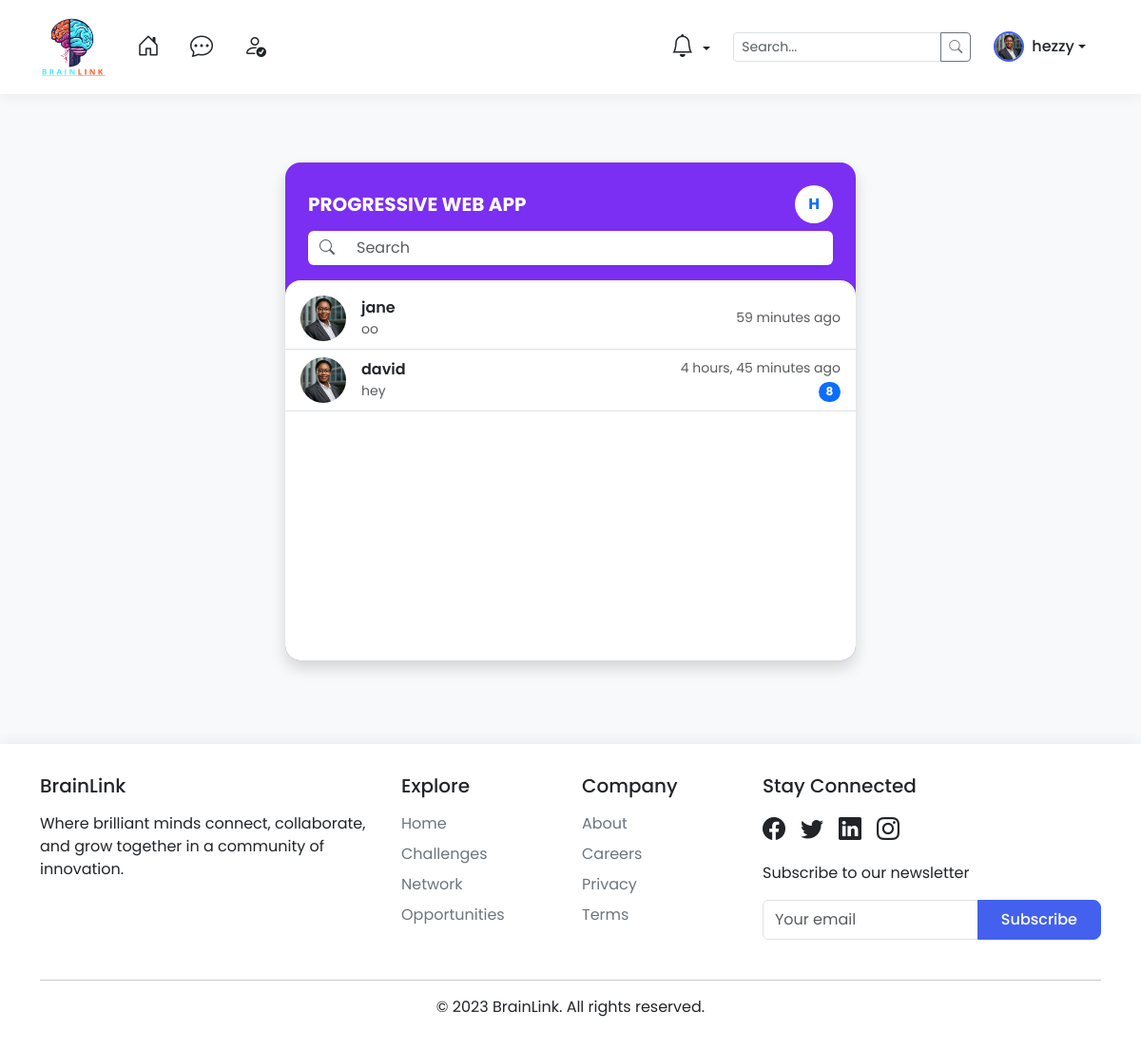
Screenshot of /messages/ (signed in) with the database file from the repository.
### core/models.py (models this page shows, shortened)
class User(AbstractUser):
    USER_ROLES = [
        ('super_super', 'Super Super User'),
        ('super', 'Super User'),
        ('admin', 'Admin'),
        ('mentor', 'Mentor'),
        ('student', 'Student'),
        ('recruiter', 'Recruiter'),
        ('sponsor', 'Sponsor'),
    ]
    role = models.CharField(max_length=20, choices=USER_ROLES, default='student')
    is_verified = models.BooleanField(default=False)
    phone = models.CharField(max_length=20, blank=True, null=True)

class Message(models.Model):
    sender = models.ForeignKey(User, on_delete=models.CASCADE, related_name='sent_messages')
    recipient = models.ForeignKey(User, on_delete=models.CASCADE, related_name='received_messages')
    content = models.TextField(blank=True, null=True)
    timestamp = models.DateTimeField(auto_now_add=True)
    read = models.BooleanField(default=False)
    file = models.FileField(upload_to='chat_attachments/', null=True, blank=True)
    file_name = models.CharField(max_length=255, null=True, blank=True)
    file_type = models.CharField(max_length=50, null=True, blank=True) # e.g., 'image/jpeg', 'application/pdf'
    class Meta:
        ordering = ['timestamp'] # Keep messages ordered by time

### core/views.py (the view)
# urls.py: path('messages/', chat_list_history, name='message_list_view'),
@login_required
def chat_list_history(request):
    current_user = request.user
    messages = Message.objects.filter(Q(sender=current_user) | Q(recipient=current_user))
    latest_messages = messages.values('sender', 'recipient').annotate(
        last_message_time=Max('timestamp')
    ).order_by('-last_message_time')
    conversations = []
    seen_user_ids = set()
    for entry in latest_messages:
        other_user_id = entry['recipient'] if entry['sender'] == current_user.id else entry['sender']
        if other_user_id not in seen_user_ids:
            other_user = User.objects.get(id=other_user_id)
            last_message = Message.objects.filter(
                (Q(sender=current_user, recipient=other_user) | Q(sender=other_user, recipient=current_user))
            ).order_by('-timestamp').first()
            unread_count = Message.objects.filter(
                sender=other_user,
                recipient=current_user,
                read=False
            ).count()
            conversations.append({
                'user': other_user,
                'last_message': last_message,
                'unread_count': unread_count,
            })
            seen_user_ids.add(other_user_id)
    context = {
        'conversations': conversations
    }
    return render(request, 'messages/chat_history.html', context)

### core/templates/messages/chat_history.html (shortened to what this page needs)
{% extends 'base.html' %}
{% load static %}
{% block content %}
<div class="chat-history-mobile rounded-4 mx-auto my-3 shadow" style="max-width: 600px; background: #7B2FF2;">
    <div class="p-4 pb-2 d-flex align-items-center justify-content-between">
        <h5 class="text-white fw-bold mb-0">PROGRESSIVE WEB APP</h5>
        <div class="rounded-circle bg-white d-flex align-items-center justify-content-center" style="width:40px; height:40px;">
            <span class="fw-bold text-primary">{{ request.user.username|first|upper }}</span>
        </div>
    </div>
    <div class="px-4 pb-3">
        <div class="input-group rounded-pill bg-white shadow-sm">
            <span class="input-group-text bg-white border-0"><i class="bi bi-search text-muted"></i></span>
            <input type="text" class="form-control border-0 bg-white" id="chat-search" placeholder="Search" style="box-shadow:none;">
        </div>
    </div>
    <div class="chat-list bg-white rounded-top-4 pt-2" style="min-height: 400px;">
        {% if conversations %}
            {% for convo in conversations %}
            <a href="{% url 'chat_view' convo.user.username %}" class="d-flex align-items-center px-3 py-2 text-decoration-none chat-history-row border-bottom">
                <img src="{% if convo.user.profile.profile_pic %}{{ convo.user.profile.profile_pic.url }}{% else %}{% static 'images/default-profile.jpg' %}{% endif %}"
                     class="rounded-circle me-3" style="width:48px; height:48px; object-fit:cover;">
                <div class="flex-grow-1">
                    <div class="fw-semibold text-dark">{{ convo.user.get_full_name|default:convo.user.username }}</div>
                    <div class="text-muted small text-truncate" style="max-width: 200px;">
                        {{ convo.last_message.content|default:"[Attachment]"|truncatechars:40 }}
                    </div>
                </div>
                <div class="text-end ms-2 d-flex flex-column align-items-end">
                    <small class="text-muted">{{ convo.last_message.timestamp|timesince }} ago</small>
                    {% if convo.unread_count > 0 %}
                    <span class="badge rounded-pill bg-primary mt-1">{{ convo.unread_count }}</span>
                    {% endif %}
                </div>
            </a>
            {% endfor %}
        {% else %}
            <div class="p-4 text-center text-muted">No chats yet. Start a conversation!</div>
        {% endif %}
    </div>
</div>
{% endblock %}

### core/templates/base.html (shortened to what this page needs)
{% load static %}
<!DOCTYPE html>
<html lang="en">
<head>
    <link href="https://cdn.jsdelivr.net/npm/bootstrap@5.3.0/dist/css/bootstrap.min.css" rel="stylesheet">
    <link rel="stylesheet" href="https://cdn.jsdelivr.net/npm/bootstrap-icons@1.10.0/font/bootstrap-icons.css">
</head>
<body>
        {% if user.is_authenticated %}
    <nav class="navbar navbar-expand-lg sticky-top">
        <div class="container">
            <a class="navbar-brand d-flex align-items-center" href="{% url 'home' %}">
                <img src="{% static 'images/BrainLink.png' %}" alt="BrainLink Logo">
            </a>
            <div class="collapse navbar-collapse" id="mainNav">
                <ul class="navbar-nav me-auto mb-2 mb-lg-0">
                    <li class="nav-item">
                        <a class="nav-link {% if request.resolver_match.url_name == 'home' %}active{% endif %}" href="{% url 'home' %}" title="Home" data-bs-toggle="tooltip" data-bs-placement="bottom">
                            <i class="bi bi-house-door fw-bold fs-4"></i>
                        </a>
                    </li>
                    <li class="nav-item">
                        <a class="nav-link" href="{% url 'chat_list_history' %}" title="Chat" data-bs-toggle="tooltip" data-bs-placement="bottom">
                            <i class="bi bi-chat-dots fw-bold fs-4"></i>
                        </a>
                    </li>
                    <li class="nav-item">
                        <a class="nav-link" href="{% url 'connections_view' %}" title="Connections" data-bs-toggle="tooltip" data-bs-placement="bottom">
                            <i class="bi bi-person-check fw-bold fs-4"></i>
                        </a>
                    </li>
                </ul>
                <ul class="navbar-nav align-items-center">
                    {% if request.user.is_authenticated %}
                        <li class="nav-item dropdown">
                            <a class="nav-link dropdown-toggle" href="#" id="notificationsDropdown" role="button" data-bs-toggle="dropdown" aria-expanded="false" title="Notifications" data-bs-toggle="tooltip" data-bs-placement="bottom">
                                <i class="bi bi-bell fw-bold fs-4 position-relative">
                                </i>
                            </a>
                        </li>
                    {% endif %}
                    <li class="nav-item ms-lg-2">
                        <div class="input-group" style="max-width: 250px;">
                            <input type="text" class="form-control form-control-sm" placeholder="Search...">
                            <button class="btn btn-outline-secondary btn-sm" type="button">
                                <i class="bi bi-search"></i>
                            </button>
                        </div>
                    </li>
                    <li class="nav-item dropdown ms-lg-2">
                        <a href="#" class="nav-link d-flex align-items-center text-decoration-none dropdown-toggle p-0" id="userDropdown" role="button" data-bs-toggle="dropdown" aria-expanded="false">
                            {% if user.profile.profile_pic %}
                            <img src="{{ user.profile.profile_pic.url }}" class="profile-img" alt="Profile">
                            {% else %}
                            <img src="{% static 'images/default-profile.jpg' %}" class="profile-img" alt="Profile">
                            {% endif %}
                            <span class="d-none d-lg-inline ms-2">{{ user.username }}</span>
                        </a>
                    </li>
                </ul>
            </div>
        </div>
    </nav>
    {% endif %}
    <main class="container my-4">
        {% block content %}{% endblock %}
    </main>
    <footer class="mt-auto">
        <div class="container">
            <div class="row">
                <div class="col-md-4 mb-4">
                    <h5 class="mb-3">BrainLink</h5>
                    <p>Where brilliant minds connect, collaborate, and grow together in a community of innovation.</p>
                </div>
                <div class="col-md-2 mb-4">
                    <h5 class="mb-3">Explore</h5>
                    <ul class="list-unstyled footer-links">
                        <li class="mb-2"><a href="#">Home</a></li>
                        <li class="mb-2"><a href="#">Challenges</a></li>
                        <li class="mb-2"><a href="#">Network</a></li>
                        <li class="mb-2"><a href="#">Opportunities</a></li>
                    </ul>
                </div>
                <div class="col-md-2 mb-4">
                    <h5 class="mb-3">Company</h5>
                    <ul class="list-unstyled footer-links">
                        <li class="mb-2"><a href="#">About</a></li>
                        <li class="mb-2"><a href="#">Careers</a></li>
                        <li class="mb-2"><a href="#">Privacy</a></li>
                        <li class="mb-2"><a href="#">Terms</a></li>
                    </ul>
                </div>
                <div class="col-md-4 mb-4">
                    <h5 class="mb-3">Stay Connected</h5>
                    <div class="d-flex mb-3">
                        <a href="#" class="me-3 text-dark"><i class="bi bi-facebook fs-4"></i></a>
                        <a href="https://x.com/Kvng_Hezzy" class="me-3 text-dark"><i class="bi bi-twitter fs-4"></i></a>
                        <a href="https://www.linkedin.com/in/profhezzy/" class="me-3 text-dark"><i class="bi bi-linkedin fs-4"></i></a>
                        <a href="https://www.instagram.com/prof_hezzy94/" class="me-3 text-dark"><i class="bi bi-instagram fs-4"></i></a>
                    </div>
                    <p>Subscribe to our newsletter</p>
                    <div class="input-group">
                        <input type="email" class="form-control" placeholder="Your email">
                        <button class="btn btn-primary" type="button">Subscribe</button>
                    </div>
                </div>
            </div>
            <hr>
            <div class="text-center">
                <p class="mb-0">© 2023 BrainLink. All rights reserved.</p>
            </div>
        </div>
    </footer>
</body>
</html>

### core/templates/base.html (style rules this page uses)
:root { --primary-color: #4361ee; --secondary-color: #3f37c9; --accent-color: #4cc9f0; --light-bg: #f8f9fa; --dark-text: #212529; --light-text: #6c757d; }
body { font-family: 'Poppins', sans-serif; background-color: var(--light-bg); color: var(--dark-text); min-height: 100vh; display: flex; flex-direction: column; }
.navbar { background-color: white; box-shadow: 0 4px 12px rgba(0, 0, 0, 0.05); padding: 0.8rem 0; }
.navbar-brand img { width: 70px; height: auto; }
.nav-link { font-weight: 500; color: var(--dark-text) !important; padding: 0.5rem 1rem !important; transition: all 0.3s ease; }
.profile-img { width: 32px; height: 32px; border-radius: 50%; object-fit: cover; border: 2px solid var(--primary-color); }
main { flex: 1; padding-top: 2rem; padding-bottom: 3rem; }
.btn-primary { background-color: var(--primary-color); border-color: var(--primary-color); padding: 0.5rem 1.5rem; border-radius: 8px; font-weight: 500; }
footer { background-color: white; padding: 2rem 0; box-shadow: 0 -4px 12px rgba(0, 0, 0, 0.05); }
.footer-links a { color: var(--light-text); text-decoration: none; transition: color 0.3s; }

### core/templates/messages/chat_history.html (style rules this page uses)
.chat-history-mobile { background: #7B2FF2; border-radius: 30px; overflow: hidden; }
.chat-list { background: #fff; border-radius: 30px 30px 0 0; }

### rows the page displays
User: username "hezzy", user.username|first "H"
User: user.get_full_name "jane", last_message.content "oo", last_message.timestamp "59 minutes"
User: user.get_full_name "david", last_message.content "hey", last_message.timestamp "4 hours, 45 minutes", unread_count "8"
